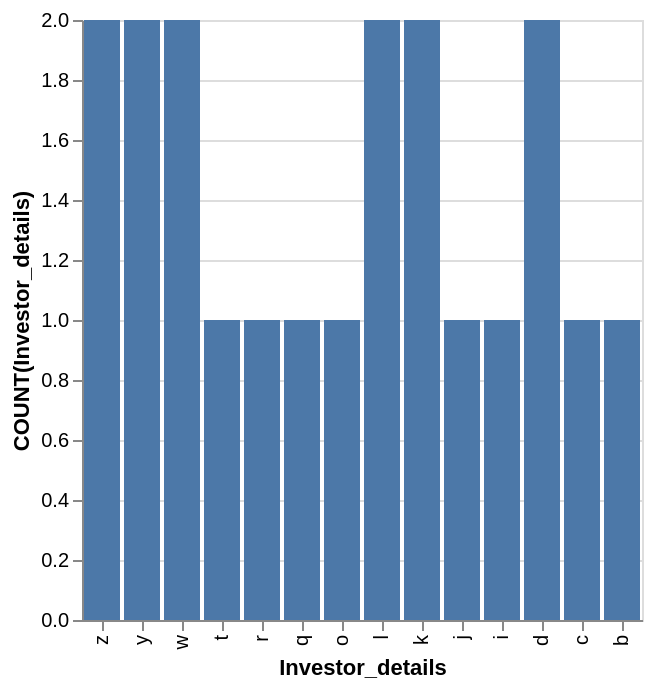

Write the Vega-Lite specification saved for this chart.
### Vega-Lite specification from a JSON file in a GitHub repository (floating-point values rounded to 4 significant figures)
{"data": {"values": [{"x_data": "z", "y_data": 2}, {"x_data": "y", "y_data": 2}, {"x_data": "w", "y_data": 2}, {"x_data": "t", "y_data": 1}, {"x_data": "r", "y_data": 1}, {"x_data": "q", "y_data": 1}, {"x_data": "o", "y_data": 1}, {"x_data": "l", "y_data": 2}, {"x_data": "k", "y_data": 2}, {"x_data": "j", "y_data": 1}, {"x_data": "i", "y_data": 1}, {"x_data": "d", "y_data": 2}, {"x_data": "c", "y_data": 1}, {"x_data": "b", "y_data": 1}]}, "mark": "bar", "encoding": {"x": {"field": "x_data", "type": "nominal", "title": "Investor_details", "sort": "descending"}, "y": {"field": "y_data", "type": "quantitative", "title": "COUNT(Investor_details)"}}}
